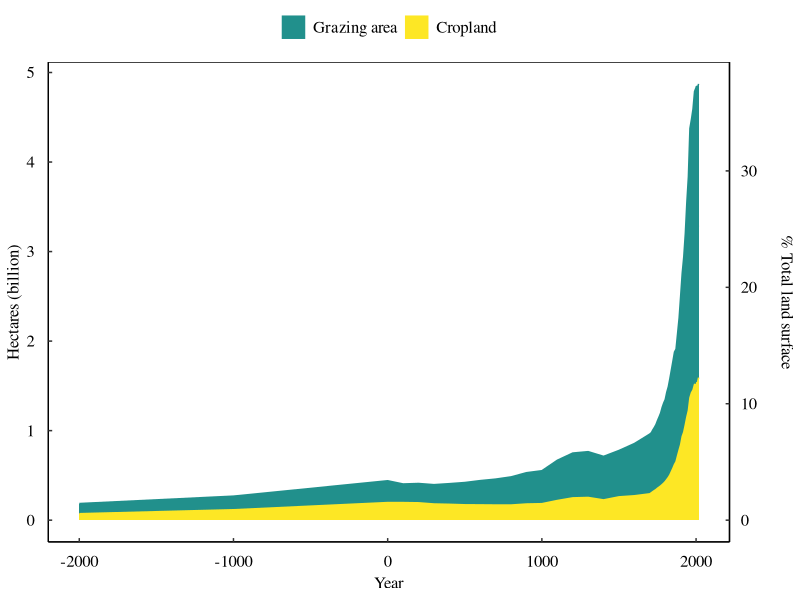

Write the R code that produced this figure.
library(dplyr)
library(viridis)
library(ggplot2)

LU <- read.csv("LU_ourworldindata.csv")
LU <- subset(LU, Entity=="World")
LU <- subset(LU, Year>=-2000)
LU$Built.up.Area..HYDE..2017.. <- LU$Built.up.Area..HYDE..2017../1e9
LU$Grazing..HYDE..2017.. <- LU$Grazing..HYDE..2017../1e9
LU$Cropland..HYDE..2017.. <- LU$Cropland..HYDE..2017../1e9

Lu <- LU[,-c(1,2)]
LU_melt <- reshape2::melt(Lu, id="Year")

LU_melt$variable <- factor(LU_melt$variable,
                           labels = c("Built-up area", "Grazing area", "Cropland"))

GGPoptions <- theme_classic() + theme(
  panel.border = element_rect(colour = "black", fill=NA),
  text = element_text(size=12, family="serif"), 
  axis.text.x = element_text(color="black", margin=ggplot2::margin(10,0,2,0,"pt"), size=12), 
  axis.text.y = element_text(color="black", margin=ggplot2::margin(0,10,0,0,"pt"), size=12),
  axis.ticks.length=unit(-0.1, "cm"),
  legend.text=element_text(size=12))

ggplot(LU_melt[LU_melt$variable!="Built-up area",],
       aes(x = Year, y=value, group=variable, col=variable, fill=variable)) +                         
  geom_line() +
  geom_area() + GGPoptions +
  scale_fill_viridis_d(begin = .5) +
  scale_colour_viridis_d(begin = .5) +
  ylab("Hectares (billion)") +
  theme(legend.title = element_blank()) +
  theme(legend.position = "top") +
  scale_y_continuous(
    sec.axis = sec_axis(~ . / 13.003 * 100,
                        name = "% Total land surface")) +
  theme(axis.title.y.right = element_text(margin = margin(t = 0, r = 0, b = 0, l = 15))) +
  theme(axis.text.y.right = element_text(margin = margin(t = 0, r = 0, b = 0, l = 8)))
#geom_vline(xintercept=1700, lty="dashed", col="grey") #+
  #geom_hline(yintercept=13.003, lty="dashed", col="grey") +
  

# 13,003 million ha. 4



